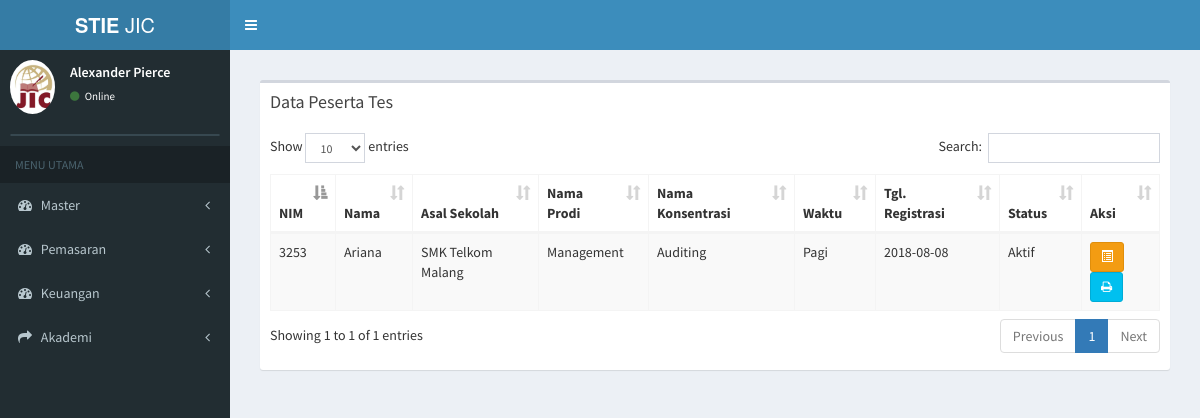
Screenshot of /index.php/daftar_ulang/data_peserta_tes with the database file from the repository.
### tables this page shows
CREATE TABLE `tb_mahasiswa` (
  `id_mahasiswa` varchar(7) NOT NULL,
  `nim` varchar(15) NOT NULL,
  `status_mahasiswa` varchar(20) NOT NULL,
  `id_prodi` varchar(7) NOT NULL,
  `id_konsentrasi` varchar(7) NOT NULL,
  `id_angkatan` varchar(7) NOT NULL,
  `id_hasil_tes` varchar(20) NOT NULL,
  `id_sekolah` varchar(10) NOT NULL,
  `id_waktu` int(11) NOT NULL
);

CREATE TABLE `tb_bio` (
  `id_mahasiswa` varchar(10) NOT NULL,
  `nama_mahasiswa` varchar(100) NOT NULL,
  `jenis_kelamin` varchar(10) NOT NULL,
  `tempat_lahir` varchar(30) NOT NULL,
  `tanggal_lahir` date NOT NULL,
  `agama` varchar(20) NOT NULL,
  `foto_mhs` text NOT NULL
);

CREATE TABLE `tb_sekolah` (
  `id_sekolah` varchar(6) NOT NULL,
  `nama_sekolah` varchar(30) NOT NULL,
  `alamat_sekolah` text NOT NULL,
  `jenis_sekolah` varchar(6) NOT NULL
);

CREATE TABLE `tb_prodi` (
  `id_prodi` varchar(6) NOT NULL,
  `nama_prodi` varchar(20) NOT NULL,
  `ketua_prodi` varchar(50) NOT NULL
);

CREATE TABLE `tb_konsentrasi` (
  `id_konsentrasi` varchar(6) NOT NULL,
  `nama_konsentrasi` varchar(20) NOT NULL,
  `id_prodi` varchar(6) NOT NULL
);

CREATE TABLE `tb_waktu` (
  `id_waktu` int(11) NOT NULL,
  `waktu` varchar(10) NOT NULL
);

CREATE TABLE `tb_tgl_du` (
  `id_mahasiswa` varchar(11) NOT NULL,
  `tgl_du` date NOT NULL
);

### application/controllers/daftar_ulang.php (called while the page is built, shortened)
<?php
class daftar_ulang extends CI_Controller {
	public function __construct()
	{
		$this->load->model('daftar_ulang_model');
		$this->load->model('tamu_model');
	}
	public function data_peserta_tes()
	{
			$data['du'] = $this->daftar_ulang_model->data_peserta_tes();
			$data['main_view'] = 'Daftar/data_daftarulang_view';
			$this->load->view('template', $data);
	}
}

### index.php (called while the page is built, shortened)
<?php
require_once BASEPATH.'core/CodeIgniter.php';

### application/models/daftar_ulang_model.php (called while the page is built, shortened)
<?php
class Daftar_ulang_model extends CI_Model {
  public function data_peserta_tes(){
      return $this->db->join('tb_prodi','tb_prodi.id_prodi=tb_mahasiswa.id_prodi')
              ->join('tb_sekolah','tb_sekolah.id_sekolah=tb_mahasiswa.id_sekolah')
              ->join('tb_waktu','tb_waktu.id_waktu=tb_mahasiswa.id_waktu')
              ->join('tb_bio','tb_bio.id_mahasiswa=tb_bio.id_mahasiswa')
              ->join('tb_konsentrasi','tb_konsentrasi.id_konsentrasi=tb_mahasiswa.id_konsentrasi')
              ->join('tb_tgl_du','tb_tgl_du.id_mahasiswa=tb_mahasiswa.id_mahasiswa')
              ->get('tb_mahasiswa')
              ->result();
  }
}

### application/views/Daftar/data_daftarulang_view.php (the view, shortened to what this page needs)
<section class="content">
      <div class="row">
        <div class="col-xs-12">
          <div class="box">
            <div class="box-header">
              <h3 class="box-title">Data Peserta Tes</h3>
            </div>
            <div class="box-body">
              <table id="example1" class="table table-bordered table-striped">
                <thead>
                <tr>
                  <th>NIM</th>
                  <th>Nama</th>
                  <th>Asal Sekolah</th>
                  <th>Nama Prodi</th>
                  <th>Nama Konsentrasi</th>
                  <th>Waktu</th>
                  <th>Tgl. Registrasi</th>
                  <th>Status</th>
                  <th>Aksi</th>
                </tr>
                </thead>
                <tbody>
                <?php
                foreach ($du as $data) {
                  if ($data->waktu == 'Pagi') {
                    if ($data->status_mahasiswa == 'Nilai Kosong') {
                       echo '
                <tr>
                  <td>'.$data->nim.'</td>
                  <td>'.$data->nama_mahasiswa.'
                  </td>
                  <td>'.$data->nama_sekolah.'</td>
                  <td>'.$data->nama_prodi.'</td>
                  <td>'.$data->nama_konsentrasi.'</td>
                  <td>'.$data->waktu.'</td>
                  <td>'.$data->tgl_du.'</td>
                  <td>'.$data->status_mahasiswa.'</td>
                  <td>
                     <a href="'.base_url('daftar_ulang/print_ljk/'.$data->id_mahasiswa).'" target="_blank" class="btn btn-warning btn-sm" title="Print Lembar Jawaban"><i class="glyphicon glyphicon-print" ></i><span class="tooltiptext">Print LJK</span></a>
                     <a href="'.base_url('hasil_tes/page_input_nilai/'.$data->id_mahasiswa).'" class="btn btn-success  btn-sm" title="Input Nilai Tes"><i class="glyphicon glyphicon-pencil"></i><span class="tooltiptext">Input Nilai Tes</span></a>
                  </td>
                </tr>
                ';
                  } else {
                      echo '
                <tr>
                  <td>'.$data->nim.'</td>
                  <td>'.$data->nama_mahasiswa.'
                  </td>
                  <td>'.$data->nama_sekolah.'</td>
                  <td>'.$data->nama_prodi.'</td>
                  <td>'.$data->nama_konsentrasi.'</td>
                  <td>'.$data->waktu.'</td>
                  <td>'.$data->tgl_du.'</td>
                  <td>'.$data->status_mahasiswa.'</td>
                  <td>
                    <a href="'.base_url('daftar_ulang/detail_nilai/'.$data->id_mahasiswa).'" class="btn btn-warning btn-sm" title="Detail"><i class="glyphicon glyphicon-list-alt"></i><span class="tooltiptext">Detail</span></a>
                     <a href="'.base_url('hasil_tes/print_hasil_tes/'.$data->id_mahasiswa).'" target="_blank" class="btn btn-info btn-sm" title="Print Hasil Tes"><i class="fa fa-print"></i><span class="tooltiptext">Print Hasil Tes</span></a>
                  </td>
                </tr>
                ';
                }
               }
                }
              ?>
                </tbody>
              </table>
            </div>
          </div>
        </div>
      </div>
    </section>

### application/views/template.php (style rules this page uses)
a { position: relative; display: inline-block; }

### rows the page displays
tb_mahasiswa: nim "3253", tb_bio.nama_mahasiswa "Ariana", id_sekolah.nama_sekolah "SMK Telkom Malang", id_prodi.nama_prodi "Management", id_konsentrasi.nama_konsentrasi "Auditing", id_waktu.waktu "Pagi", tb_tgl_du.tgl_du "2018-08-08", status_mahasiswa "Aktif"
